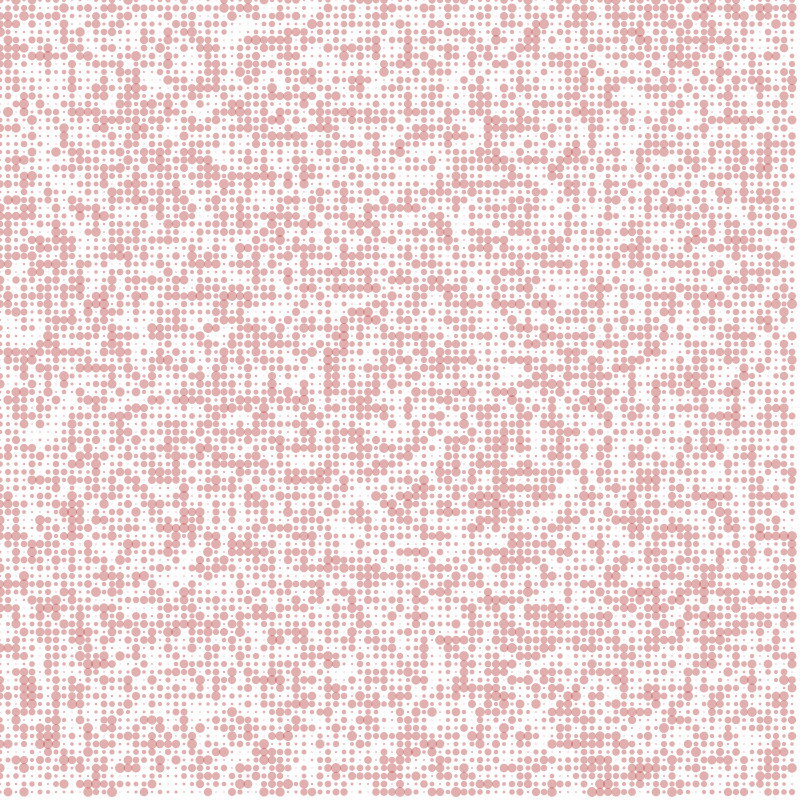
Frame 1 (no input)
Frame 60 (the mouse pressed at the canvas centre just before this capture): identical to frame 1, image omitted
Frame 120 (the mouse held since frame 60 and released just before this capture): identical to frame 1, image omitted

The Processing sketch that drew this single still picture (run headless with seeded random() and noise(); from frame 60 on, the mouse is pressed at the canvas centre):

// Processing sketch: RedCircles_java
// ── RedCircles_java.pde
float[][] diameters;      // Declare a 2d array of floats
 
void setup()
{
  size(800,800);
  fill(180,50,50,100);
  noStroke();
 
  diameters = new float[100][100];
  for (int row=0; row<100; row=row+1)
  {
    for (int col=0; col<100; col=col+1)
    {
      diameters[row][col] = random(1,10);
    }
  }
}
 
void draw()
{
  background(255);
 
  for (int row=0; row<100; row = row+1)
  {
    for (int col=0; col<100; col = col+1)
    {
      circle(col*8, row*8,diameters[row][col]);
    }
  }
}
